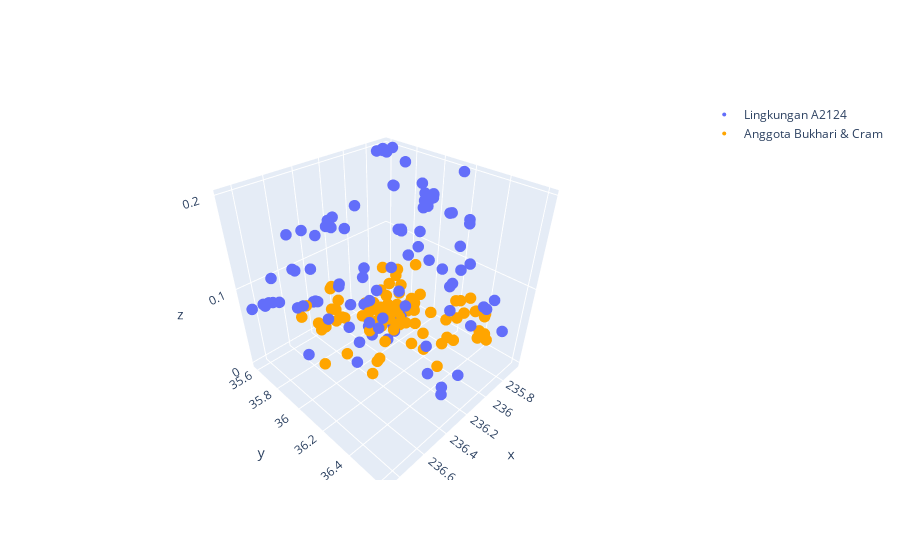

The code cell stored with this chart in its notebook:
### Code cell
fig = go.Figure(data=go.Scatter3d(
    x=zoom['ra'],
    y=zoom['dec'],
    z=zoom['z'],
    mode='markers',
    marker=dict(
        size=4,
    )
    ,
    name='Lingkungan A2124'
))

fig.add_trace(go.Scatter3d(
    x=bukhari['ra'],
    y=bukhari['dec'],
    z=bukhari['z'],
    mode='markers',
    marker=dict(
        size=4,
        color='orange',              
    ),
    name='Anggota Bukhari & Cram'
))
fig.show()
